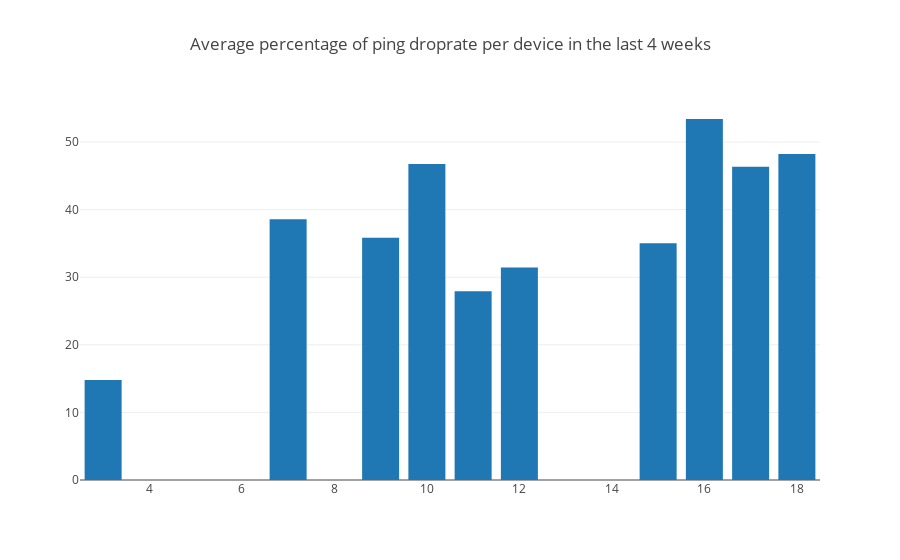

Notebook cell for this chart:
### Code cell
trace1 = go.Bar(
            x=device_numbers_dec,
            y=device_mean_dec,
            name='Mean',
    )

data = [trace1]
layout = go.Layout(
       # barmode='stack',
        title="Average percentage of ping droprate per device in the last 4 weeks"
    )

fig = go.Figure(data=data, layout=layout)
iplot(fig)

### Figure 1 — Plotly figure (JSON) as saved in the notebook; plotly's stock layout.template omitted (floating-point values rounded to 4 significant figures)
{"data": [{"name": "Mean", "type": "bar", "x": [3, 7, 9, 10, 11, 12, 15, 16, 17, 18], "y": [14.79, 38.59, 35.86, 46.77, 27.93, 31.46, 35.01, 53.41, 46.34, 48.23]}], "layout": {"title": "Average percentage of ping droprate per device in the last 4 weeks"}}
